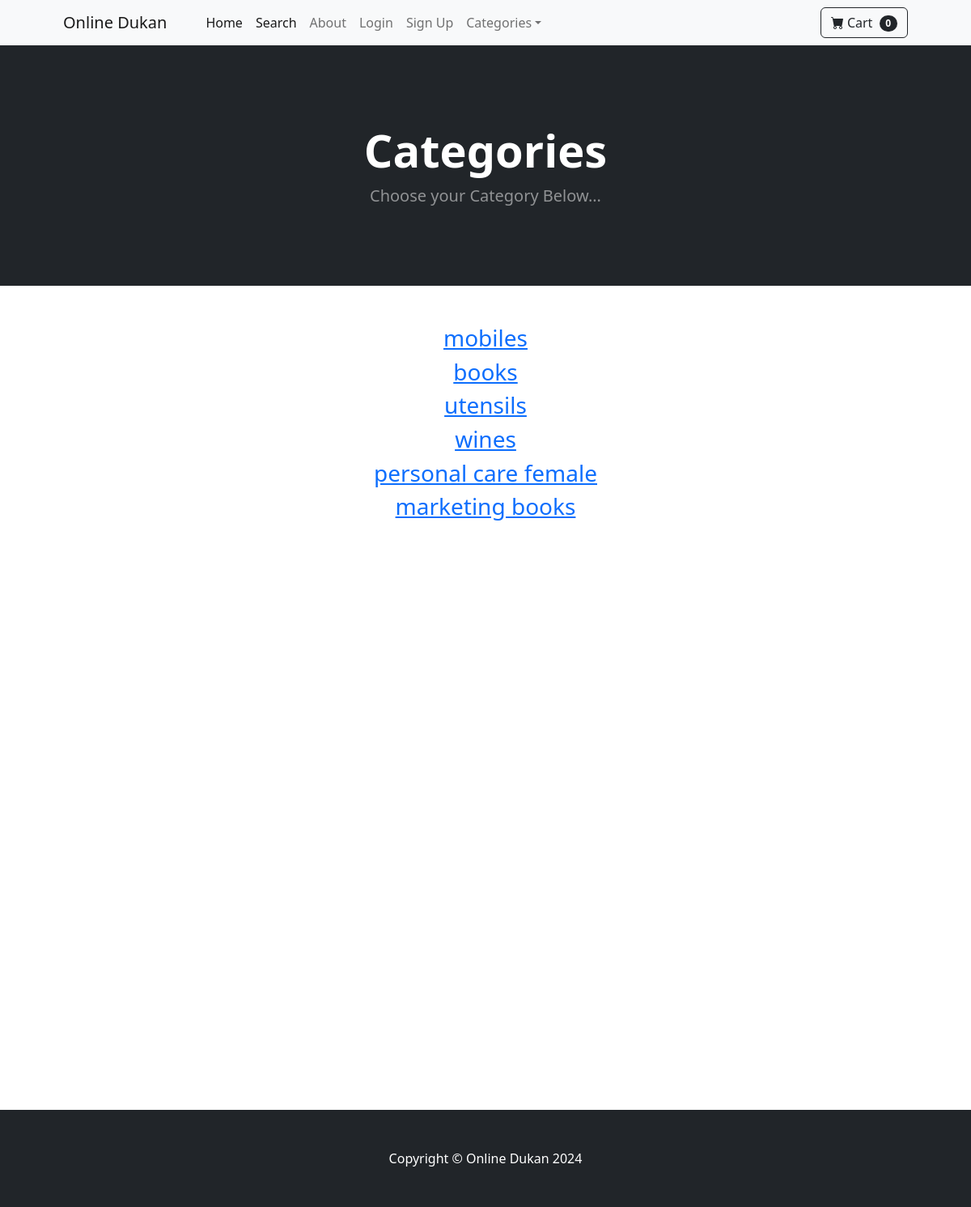
The app's page /category_summary/ with its own data.
### store/models.py (models this page shows)
class Category(models.Model):
    name = models.CharField(max_length=100)
    def __str__(self):
        return self.name
    class Meta:
        verbose_name_plural = "Categories"

### store/views.py (the view)
# urls.py: path("category_summary/", views.category_summary, name='category_summary'),
def category_summary(request):
    categories = Category.objects.all()
    return render(request, "category_summary.html", {"categories": categories})

### cart/cart.py (called while the page is built)
    def __len__(self):
        return len(self.cart)

### cart/context_processors.py (called while the page is built)
def cart(request):
    return {'cart': Cart(request)}

### store/templates/category_summary.html
{% extends 'base.html' %}
{% block content %}
<header class = "bg-dark py-5">
	<div class = "container px-4 px-lg-5 my-5">
		<div class = "text-center text-white">
			<h1 class = "display-4 fw-bolder">Categories</h1>
			<p class = "lead fw-normal text-white-50 mb-0">Choose your Category Below...</p>
		</div>
	</div>
</header>
<div class = "container">
	<div class = "row">
		<center>
			<div class = "col-8">
				<br><br>
				{% for category in categories %}
				<h3><a href="{% url 'category' category %}">{{category}}</a></h3>
				{% endfor %}
				<br><br>
				<br><br>
				<br><br><br><br>
				<br><br>
				<br><br>
				<br><br><br><br>
				<br><br>
				<br><br>
				<br><br><br><br>
				<br><br>
				<br><br>
				<br><br>
			</div>
		</center>
	</div>
</div>
{% endblock %}

### records on screen
Category: name "mobiles"
Category: name "books"
Category: name "utensils"
Category: name "wines"
Category: name "personal care female"
Category: name "marketing books"

### other values on screen
{{ cart|length }} "0"
